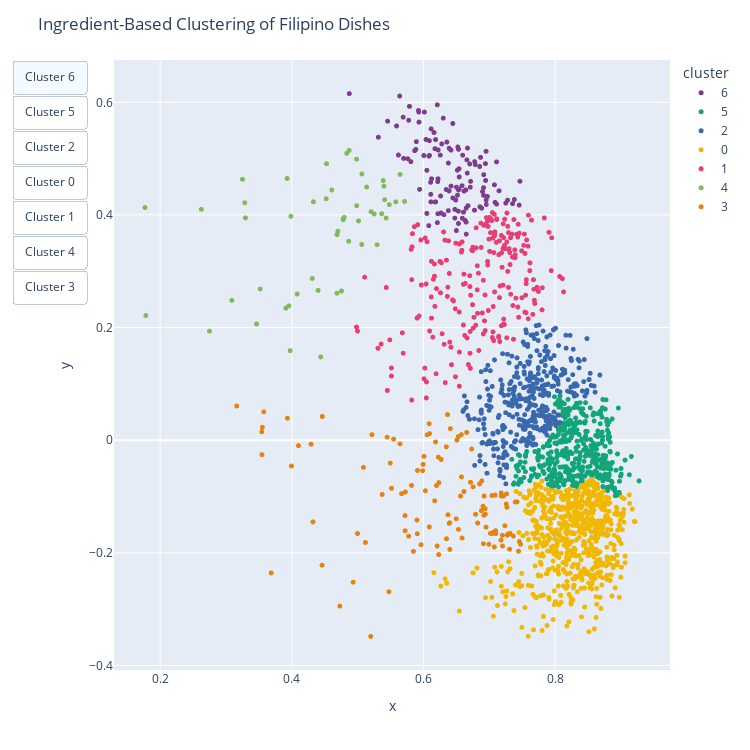

Write notebook code for a chart like this one.
### Markdown cell above
## Visualization

### Code cell
import plotly.express as px
import pandas as pd

recipe_df = pd.DataFrame(
    {
        "x": reduced_embeddings[:, 0],
        "y": reduced_embeddings[:, 1],
        "cluster": cluster_labels.astype(str),
        "recipe_name": reduced_df["name"],
        "cleaned_ingredients": [
            "<br>".join(ingredients)
            for ingredients in reduced_df["cleaned_ingredients"]
        ],
    }
)

fig = px.scatter(
    recipe_df,
    x="x",
    y="y",
    color="cluster",
    hover_name="recipe_name",
    hover_data=["cleaned_ingredients"],
    width=750,
    height=750,
    color_discrete_sequence=px.colors.qualitative.Bold,
)

fig.update_traces(marker=dict(size=5))
fig.update_layout(title="Ingredient-Based Clustering of Filipino Dishes")

unique_clusters = recipe_df["cluster"].unique()
buttons = list(
    [
        dict(
            label=f"Cluster {cluster}",
            method="update",
            args=[
                {"visible": [cluster == c for c in unique_clusters]},
                {"title": f"Ingredient-Based Clustering - Cluster {cluster}"},
            ],
        )
        for cluster in unique_clusters
    ]
)
fig.update_layout(
    updatemenus=[
        dict(
            type="buttons",
            direction="down",
            buttons=buttons,
        )
    ]
)

fig.show()

### Figure 1 — Plotly figure (JSON) as saved in the notebook; plotly's stock layout.template omitted (floating-point values rounded to 4 significant figures; data arrays with more than 128 entries replaced by an {"elided": "..."} marker saying what was removed)
{"data": [{"customdata": [["butter<br>cheese<br>egg<br>flour<br>milk<br>powder<br>salt<br>sugar"], ["coconut cream<br>jackfruit<br>rice flour<br>sugar"], ["cream<br>milk<br>sugar"], ["coconut cream<br>coconut milk<br>milk<br>rice flour<br>sugar"], ["coconut cream<br>coconut milk<br>rice flour<br>sugar"], ["cinnamon<br>milk<br>rice<br>sugar"], ["agar<br>coconut<br>coconut juice<br>coconut milk<br>ice<br>milk<br>pandan<br>sugar"], ["cream<br>graham cracker<br>milk<br>sugar"], ["breadcrumb<br>butter<br>egg<br>flour<br>milk<br>salt<br>sugar<br>yeast"], ["agar<br>coconut cream<br>ice<br>pandan<br>sago<br>sugar"], ["coconut cream<br>coconut milk<br>jackfruit<br>rice flour<br>sugar"], ["lime<br>milk<br>sugar<br>yam"], ["coconut cream<br>coconut milk<br>rice<br>salt<br>sugar"], ["agar<br>coconut<br>coconut juice<br>cream<br>kaong<br>milk<br>sugar"], ["coconut cream<br>coconut milk<br>cornstarch<br>kernel corn<br>milk<br>sugar"], ["coconut<br>coconut milk<br>corn<br>cornstarch<br>sugar"], ["coconut cream<br>coconut milk<br>jackfruit<br>rice flour<br>sugar"], ["coconut cream<br>coconut milk<br>mung bean<br>rice<br>sugar"], ["coconut cream<br>coconut milk<br>cornstarch<br>jackfruit<br>milk<br>sugar"], ["butter<br>sugar"], ["coconut cream<br>coconut milk<br>cornstarch<br>milk<br>sugar"], ["coconut cream<br>coconut milk<br>rice<br>sugar"], ["banana bananas<br>coconut cream<br>coconut milk<br>jackfruit<br>rice flour<br>sago<br>sugar"], ["coconut cream<br>rice flour<br>salt<br>sugar"], ["egg<br>oil<br>rice flour<br>sugar"], ["cream<br>food<br>mango<br>milk"], ["cheese<br>coconut milk<br>egg<br>margarine<br>rice flour<br>sugar"], ["banana<br>coconut milk<br>rice<br>salt<br>sugar"], ["coffee<br>egg<br>milk<br>salt<br>sugar<br>vanilla"], ["agar<br>coconut<br>coconut juice<br>cream<br>kaong<br>milk<br>nata de coco<br>pandan<br>sugar"], ["banana bananas<br>jackfruit<br>oil<br>spring wrapper<br>sugar"], ["cream tartar<br>egg<br>egg yolk<br>lemon<br>milk<br>sugar<br>vanilla"], ["butter<br>lime<br>milk<br>sugar"], ["graham cracker crumbs<br>milk"], ["cheese<br>coconut milk<br>cornstarch<br>fruit cocktail<br>milk<br>sugar"], ["butter<br>cream cheese<br>egg<br>graham cracker crumbs<br>lemon juice<br>powder<br>salt<br>sugar"], ["butter<br>chocolate chip<br>coconut<br>graham cracker crumbs<br>lime<br>mango<br>milk<br>pineapple<br>sugar"], ["chocolate chip<br>cream tartar<br>egg yolk<br>flour<br>mango<br>oil<br>powder<br>sugar<br>whipping cream"], ["coconut milk<br>egg<br>milk<br>sugar"], ["egg yolk<br>milk<br>sugar"], ["coconut<br>cream<br>milk"], ["coconut cream<br>coconut milk<br>jackfruit<br>milk<br>rice flour<br>sugar<br>yam"], ["coconut cream<br>coconut milk<br>rice<br>salt<br>sugar<br>yam"], ["coconut<br>corn kernel<br>cream<br>fruit cocktail<br>kaong<br>milk<br>nata de coco<br>pineapple tidbit"], ["butter<br>cassava<br>cheese<br>coconut milk<br>milk<br>sugar<br>yam"], ["cream<br>graham cracker<br>milk<br>sugar"], ["butter<br>cocoa powder<br>egg<br>milk<br>powder<br>soda<br>sugar<br>vanilla"], ["butter<br>cheese<br>coconut milk<br>cream tartar<br>egg<br>egg yolk<br>milk<br>sugar<br>yam"], ["agar<br>coconut juice<br>coconut milk<br>pandan<br>sugar"], ["butter<br>cheese<br>coconut cream<br>coconut milk<br>milk<br>sugar<br>yam"], ["butter<br>cassava<br>coconut milk<br>egg yolk<br>milk<br>sugar"], ["butter<br>egg yolk<br>ice<br>milk<br>salt<br>sugar"], ["coconut cream<br>coconut milk<br>gabi<br>rice flour<br>sugar"], ["cassava<br>coconut milk<br>sugar"], ["cream<br>fruit cocktail<br>graham cracker<br>milk"], ["cheese<br>cream<br>fruit cocktail<br>kaong<br>milk<br>nata de coco<br>pasta<br>pineapple tidbit"], ["butter<br>cake flour<br>cheese<br>egg yolk<br>milk<br>powder<br>sugar<br>vanilla"], ["butter<br>egg yolk<br>milk<br>salt"], ["egg<br>milk<br>sugar"], ["butter<br>coconut<br>egg<br>milk<br>sugar<br>vanilla"], ["egg<br>lime<br>milk<br>sugar"], ["coffee<br>cream<br>gelatin<br>milk<br>sugar"], ["butter<br>cinnamon<br>coconut<br>cream<br>egg<br>milk<br>nutmeg<br>pineapple juice<br>raisin<br>sugar"], ["butter<br>egg<br>egg yolk<br>milk<br>powder<br>salt<br>sugar"], ["coconut cream<br>coconut milk<br>rice flour<br>sugar"], ["cream cheese<br>egg<br>milk<br>sugar"], ["banana bananas<br>butter<br>egg<br>milk<br>oil<br>powder<br>salt<br>sugar"], ["egg yolk<br>lime<br>milk<br>sugar"], ["calabasa<br>coconut milk<br>sugar<br>tapioca pearl"], ["butter<br>cassava<br>cheese<br>coconut cream<br>egg<br>milk"], ["coconut milk<br>rice<br>salt<br>sugar"], ["egg<br>milk<br>sugar<br>vanilla"], ["cream<br>egg<br>milk<br>sugar<br>vanilla"], ["coconut milk<br>rice<br>salt<br>sugar"], ["coconut cream<br>jackfruit<br>rice<br>sugar<br>tapioca pearl"], ["coconut<br>cream<br>gelatin<br>milk"], ["coconut<br>coconut milk<br>cornstarch<br>kernel corn<br>milk<br>sugar"], ["butter<br>food<br>milk<br>sugar"], ["butter<br>cassava<br>coconut milk<br>egg<br>milk"], ["egg yolk<br>milk<br>sugar<br>vanilla"], ["egg yolk<br>flour<br>milk<br>powder<br>sugar<br>vanilla"], ["banana<br>jackfruit<br>lumpia wrapper<br>oil<br>sugar"], ["coconut milk<br>cornstarch<br>milk<br>sugar"], ["butter<br>chocolate chip<br>egg<br>flour<br>milk<br>salt<br>soda<br>sugar<br>vanilla"], ["cheese<br>coconut milk<br>egg<br>egg yolk<br>margarine<br>milk<br>rice flour<br>sugar"], ["almond<br>butter<br>chocolate chip<br>flour<br>soda<br>sugar<br>vanilla"], ["ice<br>sugar<br>vanilla"], ["almond<br>butter<br>egg<br>flour<br>milk<br>potato<br>salt<br>sugar<br>vanilla"], ["butter<br>chocolate chip<br>egg<br>flour<br>salt<br>soda<br>sugar<br>vanilla"], ["ice<br>milk<br>sugar"], ["ice<br>milk<br>sugar<br>vanilla"], ["banana<br>honey<br>ice<br>vanilla"], ["coconut cream<br>coconut milk<br>rice flour"], ["butter<br>egg<br>flour<br>graham cracker crumbs<br>juice lemon<br>milk<br>powder<br>sugar<br>vanilla"], ["butter<br>cherry<br>egg<br>flour<br>milk<br>powder<br>salt<br>sugar<br>walnut"], ["butter<br>buttermilk<br>egg<br>flour<br>milk<br>powder<br>salt<br>soda<br>sugar"], ["chocolate chip<br>egg<br>flour<br>milk<br>salt<br>sugar<br>vanilla<br>vegetable oil<br>walnut"], ["banana<br>coconut cream<br>coconut milk<br>rice<br>salt<br>sugar"], ["butter<br>chocolate chip<br>egg<br>flour<br>salt<br>soda<br>sugar<br>vanilla<br>walnut"], ["banana<br>chocolate chip<br>egg<br>sugar<br>vegetable oil"], ["confectioner sugar<br>egg<br>flour<br>powder<br>sugar<br>vanilla"], ["cake flour<br>cream<br>cream tartar<br>egg<br>salt<br>sugar<br>vanilla"], ["coconut<br>cream<br>milk<br>pineapple"], ["cinnamon<br>egg<br>milk<br>nutmeg<br>salt<br>sugar"], ["banana<br>butter<br>cornstarch<br>egg yolk<br>graham cracker crumbs<br>milk<br>salt<br>sugar<br>vanilla<br>whipping cream"], ["butter<br>peanut<br>salt<br>soda<br>sugar"], ["confectioner sugar<br>cream tartar<br>egg<br>milk<br>sugar<br>vanilla"], ["coconut milk<br>kernel corn<br>rice<br>sugar"], ["butter<br>egg<br>flour<br>milk<br>salt<br>sugar<br>vanilla"], ["butter<br>flour<br>milk<br>sugar"], ["corn kernel<br>cornstarch<br>milk<br>peanut<br>raisin<br>sugar"], ["butter<br>coffee<br>egg<br>flour<br>powder<br>salt<br>sugar<br>vanilla<br>walnut"], ["butter<br>sugar"], ["cream<br>cream cheese<br>egg<br>flour<br>sugar<br>vanilla"], ["butter<br>egg<br>flour<br>powder<br>salt<br>soda<br>sugar<br>walnut"], ["coconut<br>coconut milk<br>rice flour<br>sugar<br>vanilla"], ["cocoa powder<br>milk<br>rice<br>sugar"], ["butter<br>cassava<br>cheese<br>coconut milk<br>egg<br>milk<br>sugar"], ["butter<br>egg yolk<br>fruit cocktail<br>gelatin<br>milk<br>powder<br>sugar<br>vanilla"], ["butter<br>coconut<br>egg<br>milk<br>sugar"]], "hovertemplate": "<b>%{hovertext}</b><br><br>cluster=6<br>x=%{x}<br>y=%{y}<br>cleaned_ingredients=%{customdata[0]}<extra></extra>", "hovertext": ["Cheese Cupcakes", "Kapit", "Mais con Queso Ice Candy", "Sapin Sapin", "Kalamay Lansong", "Horchata", "Buko Pandan Drink", "Mango Royale", "Pandesal", "Ginumis", "Kalamay sa Latik", "Pastillas de Ube", "Biko", "White Buko Salad", "Maja Blanca Espesyal", "Maja Blanca", "Ginataang Bilo Bilo", "Ginataang Munggo", "Maja Langka", "Polvoron", "Ube Maja Blanca", "Ginataang Mais", "Ginataang Halo-halo", "Tibok-Tibok", "Tikoy", "Mango Ice Cream", "Royal Bibingka", "Suman Malagkit with Coconut Caramel Sauce", "Coffee Flan", "Buko Pandan Salad", "Banana Turon", "Brazo de Mercedes", "Pastillas de Leche", "Graham Balls", "Maja Jubilee", "Calamansi Cheesecake Squares", "Tropical Magic Bars", "Mango Bravo Cake", "Coconut Flan", "Leche Flan", "Buko Pandan Ice Cream", "Mini Special Sapin-Sapin", "Ube Biko", "Buko Salad", "Ube Cassava Cake", "Graham de Leche", "Impossible Chocolate Flan Cake", "Floating Island Dessert", "Pandan Coconut Jelly", "Halayang Ube", "Cassava Cake with Custard Topping", "Mini Egg Pies", "Kalamay Gabi", "Cassava Suman", "Fruit Cocktail Graham Float", "Pasta Fruit Salad", "Yema Cake", "Easy Yema Spread", "Dulce de Leche Flan", "Filipino Coconut Macaroons", "Leche Flan with Whole Eggs", "Coffee Jelly", "Hawaiian Bread Pudding", "Leche Puto", "Kalamay Hati", "Cream Cheese Flan", "Maruya", "Yema", "Tapioca Coconut Dessert Soup", "Cassava Cake Recipe Creamy and Cheesy Version", "Biko Recipe", "Leche Flan", "No Steam Easy Flan", "Biko with Latik", "Ginataang Bilo bilo with Langka", "Buko Pandan", "Maja Blanca", "Pastimallows", "Steamed Cassava Cake", "Oven Baked Leche Flan Recipe", "Leche Puto Recipe", "Mini Turon Recipe (Banana Lumpia with Caramel)", "Creamy Mais Maja Blanca", "Oat Bran Chocolate Chip Cookie", "Royal Bibingka", "Oatmeal Chocolate Chip Cookies", "Melon Juice", "Sweet Potato Casserole", "White Chocolate Chip Cookie", "Blueberry Greek Yogurt Smoothie", "Strawberry Greek Yogurt Smoothie", "Banana Yogurt Smoothie", "Kalamay hati Recipe", "Lemon Cupcake with Cream Cheese Frosting", "Pineapple Cake", "Buttermilk Pancakes", "Fudge Brownies", "Bibingkang Malagkit Recipe", "Chocolate Chip Cookie Recipe", "Banana Chocolate Chip Muffin Recipe", "Jelly Roll", "Angel Food Cake with Strawberries", "Buko Salad Recipe", "Pumpkin Pie", "How to Make Banana Cream Pie", "Peanut Brittle Recipe", "Brazo de Mercedes", "Ginataang Mais Recipe", "Egg Pie Recipe", "Polvoron Recipe", "Shared Recipe. Maja Blanca", "Brownies with Walnuts", "Perfect Rice Puff Dessert", "New York Style Cheesecake", "Food for the Gods Recipe", "Espasol Recipe", "Champorado Recipe", "Cassava Cake", "Crema de Fruta Recipe", "Coconut Macaroon Recipe"], "legendgroup": "6", "marker": {"color": "rgb(127, 60, 141)", "size": 5, "symbol": "circle"}, "mode": "markers", "name": "6", "showlegend": true, "type": "scattergl", "x": [0.6665, 0.6644, 0.5809, 0.5867, 0.5777, 0.6914, 0.6083, 0.622, 0.6212, 0.6124, 0.6867, 0.7251, 0.6775, 0.6676, 0.5928, 0.6278, 0.7466, 0.6447, 0.6391, 0.6222, 0.6161, 0.6898, 0.6778, 0.7279, 0.65, 0.562, 0.7111, 0.6112, 0.6596, 0.6478, 0.6651, 0.7089, 0.6217, 0.4874, 0.6175, 0.6941, 0.654, 0.7455, 0.5639, 0.5924, 0.6114, 0.6517, 0.6531, 0.6491, 0.6712, 0.6015, 0.611, 0.609, 0.5942, 0.5892, 0.6703, 0.6211, 0.5885, 0.6185, 0.6092, 0.6081, 0.6446, 0.6184, 0.5591, 0.6669, 0.6534, 0.6052, 0.6477, 0.6856, 0.6301, 0.5788, 0.6648, 0.5699, 0.6378, 0.6543, 0.6419, 0.6379, 0.7078, 0.6541, 0.6346, 0.6052, 0.6522, 0.5315, 0.6391, 0.6515, 0.6951, 0.6953, 0.6116, 0.6533, 0.7111, 0.6945, 0.6311, 0.7149, 0.6955, 0.6006, 0.5763, 0.6266, 0.6617, 0.7355, 0.6717, 0.6608, 0.6972, 0.665, 0.6884, 0.6913, 0.6916, 0.6859, 0.5691, 0.6178, 0.6787, 0.6532, 0.6356, 0.6224, 0.6261, 0.6257, 0.5932, 0.6501, 0.6633, 0.6418, 0.6591, 0.6586, 0.5456, 0.6039, 0.7381, 0.666], "xaxis": "x", "y": [0.4743, 0.4444, 0.4946, 0.5142, 0.5681, 0.4348, 0.5044, 0.4022, 0.3864, 0.4643, 0.5023, 0.4211, 0.4085, 0.4164, 0.5828, 0.5261, 0.4598, 0.4302, 0.5186, 0.4643, 0.5463, 0.4417, 0.4947, 0.4263, 0.3723, 0.5063, 0.4193, 0.4366, 0.5061, 0.4098, 0.3659, 0.4224, 0.4592, 0.6155, 0.5177, 0.4911, 0.4821, 0.4175, 0.6111, 0.5855, 0.4233, 0.4351, 0.4068, 0.4266, 0.4493, 0.5827, 0.458, 0.5319, 0.4455, 0.5301, 0.4906, 0.5956, 0.5164, 0.4233, 0.5057, 0.381, 0.5625, 0.5338, 0.558, 0.5187, 0.5165, 0.4792, 0.3944, 0.4861, 0.5719, 0.5928, 0.3872, 0.5004, 0.4076, 0.4675, 0.4513, 0.4921, 0.4535, 0.4456, 0.4452, 0.4027, 0.5207, 0.5381, 0.4427, 0.4794, 0.513, 0.4266, 0.5529, 0.4444, 0.4943, 0.4612, 0.4006, 0.4429, 0.4187, 0.5056, 0.4998, 0.4035, 0.4424, 0.42, 0.4597, 0.4049, 0.4328, 0.4121, 0.412, 0.4485, 0.4715, 0.4146, 0.5737, 0.4231, 0.4895, 0.3849, 0.5295, 0.5154, 0.4337, 0.5062, 0.5649, 0.4493, 0.3905, 0.5152, 0.3942, 0.4519, 0.5666, 0.5341, 0.4275, 0.4979], "yaxis": "y"}, {"customdata": {"elided": "424x1 str values"}, "hovertemplate": "<b>%{hovertext}</b><br><br>cluster=5<br>x=%{x}<br>y=%{y}<br>cleaned_ingredients=%{customdata[0]}<extra></extra>", "hovertext": {"elided": "424 str values"}, "legendgroup": "5", "marker": {"color": "rgb(17, 165, 121)", "size": 5, "symbol": "circle"}, "mode": "markers", "name": "5", "showlegend": true, "type": "scattergl", "x": {"elided": "424 float values"}, "xaxis": "x", "y": {"elided": "424 float values"}, "yaxis": "y"}, {"customdata": {"elided": "367x1 str values"}, "hovertemplate": "<b>%{hovertext}</b><br><br>cluster=2<br>x=%{x}<br>y=%{y}<br>cleaned_ingredients=%{customdata[0]}<extra></extra>", "hovertext": {"elided": "367 str values"}, "legendgroup": "2", "marker": {"color": "rgb(57, 105, 172)", "size": 5, "symbol": "circle"}, "mode": "markers", "name": "2", "showlegend": true, "type": "scattergl", "x": {"elided": "367 float values"}, "xaxis": "x", "y": {"elided": "367 float values"}, "yaxis": "y"}, {"customdata": {"elided": "651x1 str values"}, "hovertemplate": "<b>%{hovertext}</b><br><br>cluster=0<br>x=%{x}<br>y=%{y}<br>cleaned_ingredients=%{customdata[0]}<extra></extra>", "hovertext": {"elided": "651 str values"}, "legendgroup": "0", "marker": {"color": "rgb(242, 183, 1)", "size": 5, "symbol": "circle"}, "mode": "markers", "name": "0", "showlegend": true, "type": "scattergl", "x": {"elided": "651 float values"}, "xaxis": "x", "y": {"elided": "651 float values"}, "yaxis": "y"}, {"customdata": {"elided": "217x1 str values"}, "hovertemplate": "<b>%{hovertext}</b><br><br>cluster=1<br>x=%{x}<br>y=%{y}<br>cleaned_ingredients=%{customdata[0]}<extra></extra>", "hovertext": {"elided": "217 str values"}, "legendgroup": "1", "marker": {"color": "rgb(231, 63, 116)", "size": 5, "symbol": "circle"}, "mode": "markers", "name": "1", "showlegend": true, "type": "scattergl", "x": {"elided": "217 float values"}, "xaxis": "x", "y": {"elided": "217 float values"}, "yaxis": "y"}, {"customdata": [["coconut<br>coconut juice<br>sugar"], ["ice<br>mango<br>milk<br>sugar"], ["sugar"], ["butter<br>sugar"], ["milk<br>rice<br>sugar"], ["ice<br>milk"], ["coconut cream<br>sugar"], ["mango<br>sugar"], ["sugar"], ["cream<br>kaong<br>mango<br>milk"], ["almond<br>gelatin<br>milk"], ["cheese<br>oil<br>spring wrapper"], ["coffee<br>milk<br>sugar"], ["agar<br>coconut<br>coconut juice<br>coconut milk<br>sugar"], ["mango<br>milk<br>sago<br>sugar"], ["butter<br>chocolate chip<br>cream<br>egg<br>egg yolk<br>oil<br>powder<br>salt<br>soda<br>sugar"], ["cream<br>gelatin<br>milk"], ["mango<br>milk<br>sugar<br>tapioca pearl"], ["peanut<br>sugar"], ["juice lime<br>sugar"], ["milk<br>peanut butter"], ["lemon juice<br>sugar"], ["butter<br>cheese<br>coconut milk<br>milk<br>yam"], ["milk<br>peanut"], ["butter<br>egg yolk<br>milk<br>walnut"], ["honey"], ["coconut"], ["egg<br>rice"], ["cherry<br>cream<br>fruit cocktail<br>graham cracker<br>milk<br>vanilla<br>whipping cream"], ["cherry<br>milk"], ["coconut<br>milk<br>vanilla"], ["bread<br>butter<br>cheese"], ["banana<br>cassava<br>coconut cream<br>sugar"], ["apple vinegar<br>sugar"], ["butter<br>cocoa powder<br>egg<br>flour<br>milk<br>salt<br>soda<br>sugar"], ["almond<br>milk<br>sugar"], ["apple<br>butter<br>cinnamon<br>nutmeg<br>sugar"], ["sugar<br>vanilla<br>whipping cream"], ["banana<br>lye<br>rice"], ["coconut milk<br>mung bean<br>rice<br>sugar"], ["cream<br>graham cracker<br>mango<br>milk"], ["rice flour"], ["coconut<br>sugar"], ["milk"], ["graham cracker<br>milk"], ["milk<br>sugar"], ["cream<br>milk<br>nata de coco"], ["butter<br>milk<br>vanilla<br>yam"], ["cake flour<br>cream tartar<br>egg<br>egg yolk<br>lemon<br>milk<br>powder<br>sugar"], ["butter<br>egg yolk<br>peanut"], ["butter<br>cocoa powder<br>confectioner sugar<br>egg<br>flour<br>powder<br>salt<br>sugar<br>vanilla"]], "hovertemplate": "<b>%{hovertext}</b><br><br>cluster=4<br>x=%{x}<br>y=%{y}<br>cleaned_ingredients=%{customdata[0]}<extra></extra>", "hovertext": ["Buko Lychee Sorbet", "Mango Shake", "Melon Juice", "Biscocho", "Champorado", "Melon Drink", "Minatamis na Bao (Coconut Jam)", "Homemade Mango Nectar", "Tamarind Drink", "Mango Bango", "Almond Jello", "Cheese Sticks", "Dalgona Coffee", "Buko Pandan Gelatin", "Mango Jelly", "Black Forest Swiss Roll", "Cathedral Window Gelatin", "Mango Sago", "No-cook Caramel Pastillas", "Guyabano Juice", "Tsokolate", "Calamansi Juice", "Ube Halaya with Cheese", "Yema Recipe", "How to Make Yema", "Healthy Frozen Blueberry Yogurt Recipe", "How to Make Latik from a Can of Coconut Cream", "Bistek Silog", "Fruit Cocktail Float", "Pinoy Fruit Salad Recipe", "Buko Ice Candy", "Grilled Swiss Cheese Sandwich", "Cassava Suman", "Cranberry Apple Juice", "Ghostly Dark Chocolate Cupcake", "Almond Jelly with Fruit Cocktail Recipe", "Apple Pie Recipe", "No-Bake Chocolate Fudge Tart", "Suman sa Lihiya Recipe", "Ginataang Monggo Recipe", "Jean's Graham Mango Float", "How to Make Bilo-bilo", "Binatog Recipe (Boiled white corn kernels with Shredded Coconut)", "Latik Recipe", "Peach Refrigerator Cake", "Pastillas de leche", "Fruit Salad Recipe", "Ube Halaya", "Custard Cake Recipe", "Yema Ball Recipe", "Chocolate Cupcake Recipe"], "legendgroup": "4", "marker": {"color": "rgb(128, 186, 90)", "size": 5, "symbol": "circle"}, "mode": "markers", "name": "4", "showlegend": true, "type": "scattergl", "x": [0.5063, 0.2626, 0.3956, 0.4865, 0.3928, 0.4523, 0.4607, 0.4399, 0.3464, 0.47, 0.478, 0.4311, 0.4528, 0.5137, 0.5481, 0.5251, 0.5411, 0.5365, 0.4835, 0.275, 0.3986, 0.3909, 0.5205, 0.325, 0.5399, 0.4687, 0.3295, 0.3975, 0.4328, 0.4871, 0.4986, 0.4082, 0.352, 0.4755, 0.5713, 0.5014, 0.5295, 0.558, 0.4441, 0.5433, 0.4984, 0.3088, 0.4781, 0.3285, 0.5064, 0.1768, 0.5645, 0.4686, 0.5389, 0.1782, 0.4797], "xaxis": "x", "y": [0.3476, 0.41, 0.2386, 0.3532, 0.4648, 0.4289, 0.4443, 0.266, 0.2065, 0.3712, 0.3933, 0.2873, 0.491, 0.4495, 0.4183, 0.4019, 0.427, 0.4023, 0.5094, 0.1937, 0.3975, 0.2347, 0.4058, 0.4633, 0.4512, 0.3652, 0.3948, 0.159, 0.4234, 0.5147, 0.4165, 0.2597, 0.2686, 0.265, 0.424, 0.3894, 0.3471, 0.4233, 0.1479, 0.3944, 0.4991, 0.2484, 0.3914, 0.4217, 0.4728, 0.4132, 0.472, 0.2609, 0.461, 0.2214, 0.3958], "yaxis": "y"}, {"customdata": [["beef<br>oil<br>onion<br>salt pepper"], ["fish sauce<br>garlic<br>oil<br>onion<br>pork<br>salt pepper<br>vinegar"], ["cabbage<br>carrot<br>corn starch<br>garlic<br>mushroom<br>oil<br>onion<br>salt pepper"], ["pork<br>salt"], ["bay leaf<br>fish sauce<br>garlic<br>oil<br>onion<br>pork<br>salt pepper<br>vinegar"], ["chicken<br>chili<br>cornstarch<br>garlic<br>soy sauce<br>sugar<br>vegetable<br>wine"], ["pineapple juice<br>rock salt<br>sugar"], ["bay leaf<br>garlic<br>oil<br>onion<br>pork<br>pork sauce<br>salt pepper<br>sugar<br>vinegar"], ["barbecue sauce<br>chicken<br>pepper<br>salt pepper<br>sesame oil"], ["fish sauce<br>lemon juice<br>onion<br>radish<br>salt<br>tomato"], ["garlic<br>oil"], ["egg<br>eggplant<br>oil<br>salt pepper"], ["food<br>garlic powder<br>oil<br>pork<br>salt<br>sugar"], ["flour<br>oil<br>onion<br>pork<br>salt pepper<br>spaghetti<br>spaghetti sauce"], ["bell pepper<br>carrot<br>chicken<br>ginataang gulay<br>oil<br>onion<br>pea<br>potato<br>salt pepper<br>tomato sauce"], ["butter<br>cheese<br>egg<br>liquid seasoning<br>oil<br>onion<br>pork<br>rice<br>salt pepper<br>tomato"], ["fish sauce<br>mustard<br>oil<br>okra<br>onion<br>pepper<br>radish<br>salmon<br>tomato"], ["cheese<br>oil<br>onion<br>pepper<br>salt pepper<br>seasoning<br>tomato<br>tomato sauce"], ["beef<br>cheese<br>onion<br>parsley<br>salt pepper<br>seasoning<br>spaghetti<br>tomato<br>tomato sauce"], ["butter<br>chicken wing"], ["butter<br>chicken<br>lemon<br>liquid seasoning<br>pepper<br>rosemary<br>salt"], ["egg<br>eggplant<br>oil<br>salt"], ["eggplant<br>ginataang gulay<br>malunggay<br>oil<br>onion<br>pepper<br>salt<br>tofu"], ["calabaza squash<br>crab<br>ginataang gulay<br>ginger<br>oil<br>onion<br>salt pepper<br>snake bean"], ["bay leaf<br>peppercorn<br>pork<br>salt<br>soy sauce<br>vinegar"], ["basil<br>cheese<br>fish<br>oil<br>spaghetti"], ["anchovy<br>chili pepper<br>coconut milk<br>jackfruit<br>malunggay<br>oil<br>patis pepper"], ["oil<br>salt<br>tilapia"], ["chili pepper<br>ginataang gulay<br>ginger<br>onion<br>pork"], ["chili pepper<br>ginataang gulay<br>jackfruit<br>oil<br>onion<br>pork"], ["garlic<br>oil<br>rice<br>salt"], ["chili pepper<br>ginataang gulay<br>oil<br>onion<br>pepper<br>salmon<br>salt<br>spinach"], ["bagoong<br>bitter gourd<br>galunggong<br>okra<br>onion<br>snake bean<br>tomato"], ["oil<br>pork"], ["egg<br>oil<br>tomato"], ["salt<br>steak"], ["bagoong<br>eggplant<br>okra"], ["bagoong<br>eggplant<br>flour<br>oil"], ["egg<br>garlic rice<br>oil"], ["eggplant<br>okra"], ["salt"], ["bagoong<br>coconut vinegar<br>kangkong<br>oil<br>onion<br>salt pepper<br>soy sauce"], ["vinegar"], ["salt<br>spice powder<br>wine"], ["beef steak<br>egg<br>garlic rice<br>oil"], ["apple vinegar<br>crab<br>garlic<br>lemon"], ["butter<br>juice lemon<br>lobster<br>salt"], ["bagoong<br>eggplant<br>melon<br>okra<br>onion<br>plum tomato<br>string bean<br>tilapia"], ["bay leaf<br>cinnamon<br>garlic<br>oil<br>onion powder<br>pig"], ["parsley<br>sauce"], ["egg<br>oil<br>pepper<br>pork<br>salt"], ["cheese<br>pasta<br>salt pepper<br>tuna"], ["egg<br>eggplant<br>oil<br>pepper<br>salt<br>scallion"], ["oil<br>scallion"], ["basil<br>butter<br>cheese<br>pasta<br>sausage"], ["oil<br>vinegar"], ["oil"], ["oil<br>salt"], ["oil<br>rice<br>salt"], ["bread<br>pork"], ["salt<br>shrimp"], ["oil<br>salmon<br>seasoning"], ["egg<br>oil<br>rice"], ["salt pepper<br>steak"], ["oil<br>rice"], ["butter<br>oil"], ["butter<br>lime<br>lobster<br>oil<br>pepper"], ["oil<br>plum tomato<br>rice<br>vinegar"], ["barbecue sauce<br>chicken<br>lemon juice<br>lemon lime soda<br>soy sauce"], ["oil"], ["broccoli floret<br>cheese<br>oil<br>seasoning<br>spaghetti sauce<br>tomato"], ["rice<br>sesame oil<br>vegetable oil"], ["baking potato<br>oil<br>rosemary<br>salt"], ["flour<br>lemon<br>oil<br>pepper<br>salt"], ["bagoong<br>ice<br>okra"], ["egg<br>mushroom<br>oil<br>salt pepper<br>spinach"], ["hoisin sauce<br>salt pepper<br>tofu"], ["butter<br>cheese<br>parsley"], ["banana<br>salt"], ["beef<br>butter<br>cheese<br>garlic<br>parsley<br>spaghetti pasta<br>whipping cream"], ["rice<br>salt"], ["oil<br>salt<br>walnut<br>wine vinegar"], ["apple vinegar<br>butter<br>ice<br>salt<br>star anise<br>sugar<br>thyme<br>turkey"], ["butter<br>chicken broth<br>flour<br>pepper<br>salt<br>turkey"], ["butter<br>celery<br>pepper<br>rosemary<br>salt<br>thyme"], ["cilantro<br>lime juice<br>onion<br>salt<br>tomato"], ["garlic powder<br>oil<br>salt"], ["butter<br>lime<br>rosemary<br>salt<br>thyme<br>turkey<br>wine"], ["oil<br>okra<br>pepper<br>salt"], ["bean<br>bell pepper<br>broccoli floret<br>onion<br>salt pepper<br>squash<br>vegetable broth"], ["bagoong<br>fish sauce<br>ice<br>sesame oil"], ["bell pepper<br>broccoli<br>oil<br>salt pepper"], ["garlic powder<br>juice lemon<br>oil<br>pepper<br>salt"], ["calabaza squash<br>ginger<br>lemongrass<br>malunggay<br>okra<br>papaya<br>rice<br>salt<br>tomato"], ["oil<br>salt pepper<br>spinach<br>steak"], ["apple vinegar<br>pepper<br>salt"], ["oil"], ["banana<br>oil<br>sugar"], ["bell pepper<br>marinara sauce<br>mushroom<br>onion<br>salt pepper<br>squash"], ["cornstarch<br>oil<br>pepper<br>salt"], ["fish<br>ginger<br>onion<br>pandan<br>salt pepper<br>tomato"], ["cheese<br>mushroom<br>oil<br>onion<br>salt pepper<br>spinach<br>tomato"], ["garlic<br>oil<br>peanut"], ["egg<br>oil<br>pepper<br>salt"], ["annatto seed<br>oil"], ["crab<br>salt"], ["egg<br>ice<br>oil<br>salt<br>spinach"], ["baking potato<br>oil<br>salt"], ["ice<br>oil<br>pepper<br>salt<br>vinegar"], ["pepper<br>pork<br>salt<br>seasoning"], ["beef<br>cornstarch<br>oil<br>pepper<br>salt<br>wine"], ["bay leaf<br>pepper corn<br>pig<br>salt<br>vinegar"], ["cilantro<br>ginger<br>lemon<br>lemon juice<br>sugar"], ["cheese<br>oil"], ["oil<br>potato<br>sugar"], ["fish sauce<br>onion<br>pepper<br>salmon<br>sampaloc<br>tomato"]], "hovertemplate": "<b>%{hovertext}</b><br><br>cluster=3<br>x=%{x}<br>y=%{y}<br>cleaned_ingredients=%{customdata[0]}<extra></extra>", "hovertext": ["Papis", "Kilayin", "Chop Suey with Tofu and Shitake Mushrooms", "Pinakupsan", "Kilawing Labanos at Baboy", "Asian Jalapeno Chicken", "Homemade Holiday Ham", "Paksiw na Lechon", "Sweet Mango Barbecue Chicken Skewers", "Sinigang na Hipon sa Calamansi", "How to Toast Garlic", "Tortang Talong", "Homemade Pork Tocino", "Filipino Spaghetti Recipe", "Chicken Afritada sa Gata", "Pinoy Breakfast Omelet and Bacon Garlic Fried Rice", "Fish Sinigang Recipe", "Longganisa Pasta", "Baked Spaghetti", "Original Buffalo Wings", "Garlic Roast Chicken", "Tortang Talong Recipe", "Ginataang Talong with Malunggay and Tofu", "Ginataang Alimasag with Sitaw at Kalabasa", "Coke Pork Adobo", "Tuyo Pesto Spaghetti Pasta", "Ginataang Langka with Malunggay and Dilis", "Fried Tilapia Recipe", "Laing na Gabi Recipe", "Ginataang Langka with Pork Recipe", "Sinangag na Kanin Recipe - How to Make Garlic Fried Rice", "Ginataang Salmon (Salmon in Coconut Milk)", "Dinengdeng na Saluyot with Tinapa", "How to Cook Pork Bagnet", "Pork Tocino with Salted Egg and Chopped Tomato", "Sous Vide Strip Steak Recipe", "Steamed Eggplant and Okra with Bagoong", "Fried Eggplant (Pritong Talong)", "Danggit Silog", "Boiled Okra and Eggplant with Bagoong Dipping Sauce", "How to Steam Broccoli", "Apan - Apan Recipe (Adobong Kangkong with Fried Pork)", "Grilled Filipino Sweet Sausage", "Oven Roasted Pork Belly", "Beef Teriyaki Tapa with Fried Rice and Egg", "Steamed Snow Crab Legs Recipe", "Steamed Lobster with Lemon Butter Sauce", "Inabraw Recipe (Boiled Vegetables with Fried Fish)", "Oven Baked Crispy Pata", "Sweet and Sour Chicken Nuggets", "Fried Embutido Recipe", "Tuna Alfredo Casserole", "Stuffed Eggplant", "Simple Orange Chicken Tenders", "Sausage Macaroni Pasta", "Crispy Fried Jeprox", "How to Make Potato Chips on the Stovetop", "Grilled Pompano", "Tuyo Fried Rice", "Pulled Pork Sandwich Recipe", "Halabos na Hipon Recipe", "How to Grill Salmon", "Tosilog Recipe", "Grilled Flank Steak Recipe", "Breakfast Daing na Bisugo with Sinangag", "Baked Swai Fillet Recipe", "Grilled Lobster Tails Recipe", "Tuyo with Rice and Tomato", "Easy Chicken Barbecue Recipe", "Fried Fish Adobo", "Chicken Pasta Casserole", "Simple Kimchi Fried Rice", "Delicious Oven Baked Potatoes", "Fried Pompano", "Steamed Okra and Bagoong", "Mushroom and Spinach Omelet", "Hoisin Glazed Grilled Tofu", "Garlic Bread", "Sinaing na Tulingan Recipe", "Ground Beef Spaghetti Alfredo", "Lugaw Recipe", "Arugula Salad with Chopped Walnuts", "Star Anise and Cider Brined Roast Turkey", "Quick and Easy Turkey Gravy Recipe", "Classic Roast Turkey Recipe", "Easy Guacamole Recipe", "Oven Roasted Broccoli", "Baked Turkey Breast", "Roasted Okra", "Healthy Vegetable Soup", "Kangkong with Bagoong Recipe", "Easy Pasta Salad Recipe", "Salmon Steak Recipe", "Bulanglang Recipe", "New York Strip Steak with Sauteed Spinach Recipe", "How to Make Kale Chips", "Crispy Adobo Flakes Recipe", "Bananacue Recipe", "Vegetable Stir-fry Pasta Recipe", "Crispy Crablets Recipe", "Genesee's Grilled Boneless Bangus in Pandan Leaves", "Spinach and Feta Pasta Recipe", "Adobong Mani Recipe", "Tortang Dulong", "How to Make Annatto Oil", "Halabos na Alimasag Recipe", "Crispy Spinach Recipe", "Homemade Potato Chips Recipe", "Asparagus Salad", "Baked Pork Chops with Italian Seasoning", "Roast Beef", "Grilled Isaw (Intestine) Recipe", "Easy Steamed Fish Recipe", "Cheese Sticks", "Kamote Cue Recipe", "Sinigang na Salmon Recipe"], "legendgroup": "3", "marker": {"color": "rgb(230, 131, 16)", "size": 5, "symbol": "circle"}, "mode": "markers", "name": "3", "showlegend": true, "type": "scattergl", "x": [0.591, 0.7268, 0.6656, 0.5819, 0.7282, 0.603, 0.6409, 0.7182, 0.6911, 0.7258, 0.6171, 0.6853, 0.6792, 0.6577, 0.6184, 0.7457, 0.7317, 0.694, 0.6587, 0.5547, 0.7077, 0.5118, 0.6917, 0.5644, 0.7099, 0.6733, 0.6922, 0.4729, 0.6269, 0.6087, 0.4932, 0.6576, 0.6508, 0.5514, 0.6498, 0.6532, 0.3552, 0.5217, 0.5989, 0.5088, 0.3994, 0.7309, 0.5668, 0.7261, 0.5963, 0.6615, 0.6399, 0.6057, 0.6993, 0.5995, 0.704, 0.6529, 0.6906, 0.6391, 0.5448, 0.5848, 0.5775, 0.572, 0.7237, 0.4998, 0.6401, 0.5907, 0.4101, 0.5474, 0.5726, 0.7395, 0.5902, 0.6208, 0.5722, 0.4321, 0.6886, 0.6754, 0.7202, 0.6373, 0.3162, 0.7214, 0.6879, 0.6366, 0.6092, 0.6226, 0.4463, 0.7184, 0.6008, 0.5496, 0.6823, 0.6951, 0.635, 0.72, 0.7095, 0.7044, 0.6089, 0.7179, 0.7444, 0.6715, 0.6564, 0.446, 0.3686, 0.3546, 0.6938, 0.7421, 0.709, 0.7018, 0.5373, 0.7365, 0.4293, 0.3933, 0.6234, 0.6348, 0.7475, 0.5199, 0.7277, 0.6232, 0.62, 0.3574, 0.3543, 0.7063], "xaxis": "x", "y": [-0.0537, -0.1191, 0.01379, -0.08024, -0.1666, -0.08966, 0.02058, -0.09347, -0.1838, -0.1132, -0.1076, -0.07755, -0.1316, -0.06505, -0.003003, -0.18, -0.1655, -0.1313, -0.1737, 0.001887, -0.1896, -0.1815, -0.1333, -0.006405, -0.1657, -0.01569, -0.09917, -0.2946, -0.03417, 0.0293, -0.2522, 0.009954, 0.0003325, -0.08532, -0.1394, -0.1582, 0.02302, 0.009871, -0.05414, -0.04816, -0.04577, -0.1935, -0.09485, -0.09525, -0.1855, -0.09113, -0.1465, 0.00963, -0.1848, -0.0429, -0.09826, 0.00639, -0.1172, -0.1476, 0.005314, -0.1973, -0.1704, -0.1339, -0.1518, -0.1657, -0.1939, -0.166, -0.009607, -0.2691, -0.09198, -0.1099, -0.1418, -0.1878, -0.1608, -0.145, -0.07218, -0.08271, -0.1878, -0.1323, 0.06071, -0.09929, -0.1249, 0.04559, 0.01175, -0.03011, 0.04215, -0.09903, -0.02865, -0.04068, -0.147, -0.1543, -0.1749, -0.1687, -0.1606, -0.1658, -0.1539, -0.1774, -0.1971, -0.07464, -0.0992, -0.222, -0.2356, -0.02564, -0.1217, -0.1093, -0.09734, -0.1654, -0.09625, -0.1703, -0.00713, 0.03907, -0.07529, -0.01168, -0.1848, -0.3483, -0.1686, -0.203, -0.08035, 0.05046, 0.01491, -0.1635], "yaxis": "y"}], "layout": {"height": 750, "legend": {"title": {"text": "cluster"}, "tracegroupgap": 0}, "margin": {"t": 60}, "title": {"text": "Ingredient-Based Clustering of Filipino Dishes"}, "updatemenus": [{"buttons": [{"args": [{"visible": [true, false, false, false, false, false, false]}, {"title": "Ingredient-Based Clustering - Cluster 6"}], "label": "Cluster 6", "method": "update"}, {"args": [{"visible": [false, true, false, false, false, false, false]}, {"title": "Ingredient-Based Clustering - Cluster 5"}], "label": "Cluster 5", "method": "update"}, {"args": [{"visible": [false, false, true, false, false, false, false]}, {"title": "Ingredient-Based Clustering - Cluster 2"}], "label": "Cluster 2", "method": "update"}, {"args": [{"visible": [false, false, false, true, false, false, false]}, {"title": "Ingredient-Based Clustering - Cluster 0"}], "label": "Cluster 0", "method": "update"}, {"args": [{"visible": [false, false, false, false, true, false, false]}, {"title": "Ingredient-Based Clustering - Cluster 1"}], "label": "Cluster 1", "method": "update"}, {"args": [{"visible": [false, false, false, false, false, true, false]}, {"title": "Ingredient-Based Clustering - Cluster 4"}], "label": "Cluster 4", "method": "update"}, {"args": [{"visible": [false, false, false, false, false, false, true]}, {"title": "Ingredient-Based Clustering - Cluster 3"}], "label": "Cluster 3", "method": "update"}], "direction": "down", "type": "buttons"}], "width": 750, "xaxis": {"anchor": "y", "domain": [0, 1], "title": {"text": "x"}}, "yaxis": {"anchor": "x", "domain": [0, 1], "title": {"text": "y"}}}}
